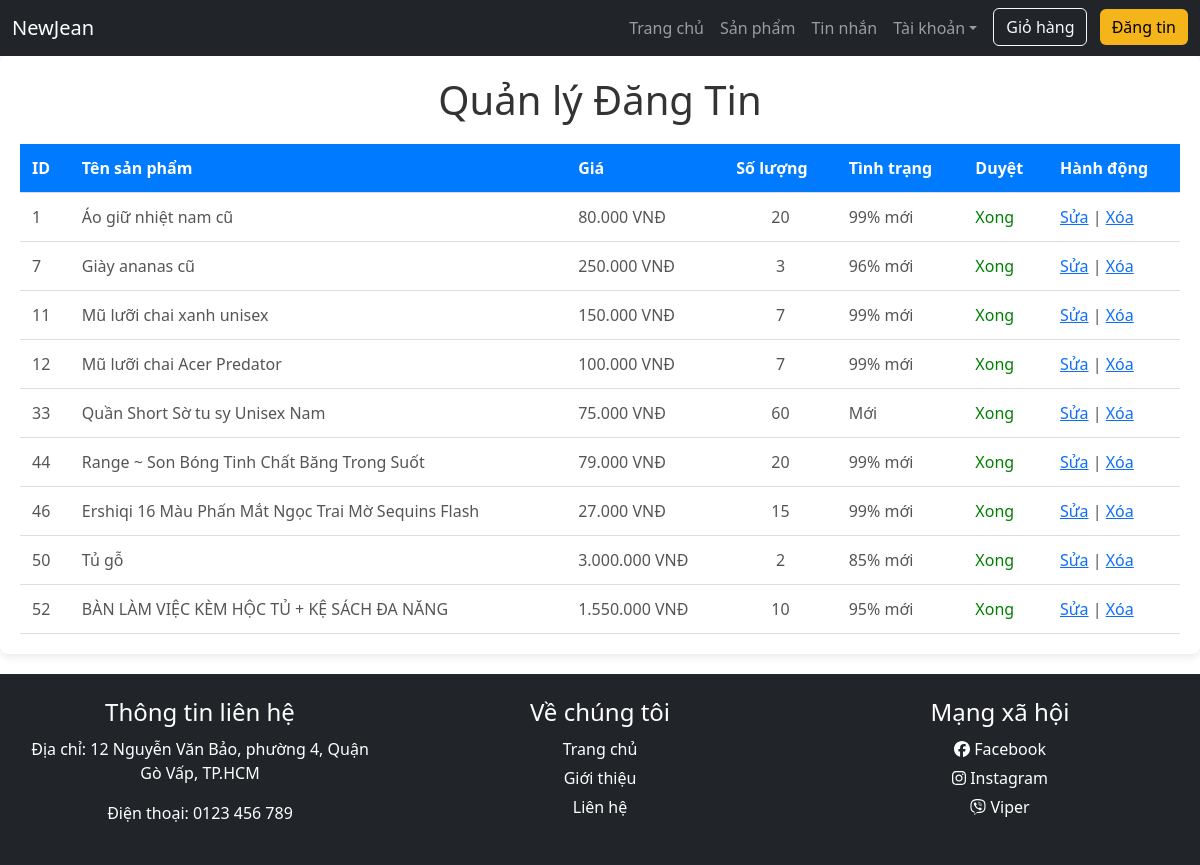
/dangtin/modules/quanlytin.php (signed in), run on the app's committed database.
### tables this page shows
CREATE TABLE `sanpham` (
  `MaSP` int(11) NOT NULL,
  `TenSP` char(50) NOT NULL,
  `MaLoaiSP` int(11) NOT NULL,
  `DonGia` double NOT NULL,
  `SoLuongTon` int(11) NOT NULL,
  `TinhTrang` varchar(50) NOT NULL,
  `MoTa` text NOT NULL,
  `HinhSP` varchar(255) NOT NULL,
  `MaNguoiDung` int(11) NOT NULL,
  `NgayThemSP` timestamp NOT NULL DEFAULT current_timestamp() ON UPDATE current_timestamp(),
  `isDeleted` tinyint(1) NOT NULL DEFAULT 0,
  `isConfirm` tinyint(1) NOT NULL DEFAULT 0
);

### dangtin/modules/quanlytin.php (the view, shortened to what this page needs)
<?php
$servername = "localhost";
$username = "root";
$password = "";
$dbname = "secondhandn";
$conn = new mysqli($servername, $username, $password, $dbname);
if ($_SESSION['role'] === '2') {
    $sql = "SELECT sp.*, nd.TenNguoiDung, nd.Email
            FROM sanpham sp
            LEFT JOIN nguoidung nd ON sp.MaNguoiDung = nd.MaNguoiDung
            WHERE sp.isDeleted = 0";
    $result = $conn->query($sql);
} else {
    $sql = "SELECT sp.*, nd.TenNguoiDung, nd.Email
            FROM sanpham sp
            LEFT JOIN nguoidung nd ON sp.MaNguoiDung = nd.MaNguoiDung
            WHERE sp.MaNguoiDung = ? AND sp.isDeleted = 0";
    $stmt = $conn->prepare($sql);
    $stmt->bind_param("s", $_SESSION['MaNguoiDung']);
    $stmt->execute();
    $result = $stmt->get_result();
}
?>
<!DOCTYPE html>
<html lang="vi">
<head>
    <link href="https://cdn.jsdelivr.net/npm/bootstrap@5.3.3/dist/css/bootstrap.min.css" rel="stylesheet">
    <link rel="stylesheet" href="../css/quanlytin.css">
</head>
<body>
    <nav class="navbar navbar-expand-lg navbar-dark bg-dark">
        <div class="container-fluid">
            <a class="navbar-brand" href="/bandocu1/index.php">NewJean</a>
            <div class="collapse navbar-collapse" id="navbarNav">
                <ul class="navbar-nav">
                    <li class="nav-item"><a class="nav-link" href="/bandocu1/index.php">Trang chủ</a></li>
                    <li class="nav-item"><a class="nav-link" href="/bandocu1/view/sanpham.php">Sản phẩm</a></li>
                    <li class="nav-item"><a class="nav-link" href="/bandocu1/tinnhan/tinnhan.php">Tin nhắn</a></li>
                    <li class="nav-item dropdown">
                        <a class="nav-link dropdown-toggle" href="#" id="accountDropdown" role="button"
                            data-bs-toggle="dropdown" aria-expanded="false">Tài khoản</a>
                    </li>
                    <div class="ms-2">
                        <a href="/bandocu1/view/giohang.php" class="btn btn-outline-light me-2">Giỏ hàng</a>
                        <a href="/bandocu1/dangtin/index.php" class="btn btn-warning">Đăng tin</a>
                    </div>
                </ul>
            </div>
        </div>
    </nav>
    <div class="main">
        <h1>Quản lý Đăng Tin</h1>
        <table>
            <thead>
                <tr>
                    <th>ID</th>
                    <th>Tên sản phẩm</th>
                    <th>Giá</th>
                    <th>Số lượng</th>
                    <th>Tình trạng</th>
                    <th>Duyệt</th>
                    <th>Hành động</th>
                </tr>
            </thead>
            <tbody>
                <?php while ($row = $result->fetch_assoc()): ?>
                    <tr>
                        <td><?php echo $row['MaSP']; ?></td>
                        <td><?php echo $row['TenSP']; ?></td>
                        <td><?php echo number_format($row['DonGia'], 0, ',', '.') . ' VNĐ'; ?></td>
                        <td style="text-align: center;">
    <?php
        if ($row['SoLuongTon'] <= 0) {
            echo '<span style="color: red;">Hết hàng</span>';
        } else {
            echo $row['SoLuongTon'];
        }
    ?>
</td>
                        <td><?php echo $row['TinhTrang']; ?></td>
                        <td>
                                <?php
                                if ($row['isConfirm'] == 0) {
                                    echo '<span style="color: orange;">Đang chờ</span>';
                                } elseif ($row['isConfirm'] == 1) {
                                    echo '<span style="color: green;">Xong</span>';
                                }
                                ?>
                            </td>
                        <td>
                            <a href="sua.php?id=<?php echo $row['MaSP']; ?>">Sửa</a> |
                            <a href="xoa.php?id=<?php echo $row['MaSP']; ?>"
                                onclick="return confirm('Bạn có chắc chắn muốn xóa?');">Xóa</a>
                        </td>
                    </tr>
                <?php endwhile; ?>
            </tbody>
        </table>
    </div>
    <footer class="bg-dark text-white text-center py-4">
        <div class="footer-container">
            <div class="footer-section">
                <h4>Thông tin liên hệ</h4>
                <p>Địa chỉ: 12 Nguyễn Văn Bảo, phường 4, Quận Gò Vấp, TP.HCM</p>
                <p>Điện thoại: 0123 456 789</p>
            </div>
            <div class="footer-section">
                <h4>Về chúng tôi</h4>
                <ul>
                    <li><a href="#">Trang chủ</a></li>
                    <li><a href="#">Giới thiệu</a></li>
                    <li><a href="#">Liên hệ</a></li>
                </ul>
            </div>
            <div class="footer-section">
                <h4>Mạng xã hội</h4>
                <ul>
                    <li><a href="#"><i class="fa-brands fa-facebook"></i>&nbsp;Facebook</a></li>
                    <li><a href="#"><i class="fa-brands fa-instagram"></i>&nbsp;Instagram</a></li>
                    <li><a href="#"><i class="fa-brands fa-viber"></i>&nbsp;Viper</a></li>
                </ul>
            </div>
        </div>
    </footer>
</body>
</html>

### dangtin/css/quanlytin.css (style rules this page uses)
.btn-warning { background-color: #f4b41a; border: none; }
.main { max-width: 1200px; margin: 0 auto; background-color: #fff; border-radius: 8px; box-shadow: 0 2px 10px rgba(0, 0, 0, 0.1); padding: 20px; }
h1 { text-align: center; color: #333; }
table { width: 100%; border-collapse: collapse; margin-top: 20px; }
th, td { padding: 12px; text-align: left; border-bottom: 1px solid #ddd; }
th { background-color: #007bff; color: #fff; }
td { color: #555; }
footer { background-color: #f88009; padding: 20px 0; color: black; margin-top: 20px; }
.footer-container { display: flex; justify-content: space-around; max-width: 1200px; margin: 0 auto; }
.footer-section { flex: 1; padding: 0 20px; }
.footer-section h4 { margin-bottom: 10px; }
.footer-section ul { list-style: none; padding: 0; }
.footer-section ul li { margin-bottom: 5px; }
.footer-section a { color: white; text-decoration: none; }

### data on the page
sanpham: MaSP "1", TenSP "Áo giữ nhiệt nam cũ", DonGia "80.000", SoLuongTon "20", TinhTrang "99% mới", isConfirm "Xong"
sanpham: MaSP "7", TenSP "Giày ananas cũ", DonGia "250.000", SoLuongTon "3", TinhTrang "96% mới", isConfirm "Xong"
sanpham: MaSP "11", TenSP "Mũ lưỡi chai xanh unisex", DonGia "150.000", SoLuongTon "7", TinhTrang "99% mới", isConfirm "Xong"
sanpham: MaSP "12", TenSP "Mũ lưỡi chai Acer Predator", DonGia "100.000", SoLuongTon "7", TinhTrang "99% mới", isConfirm "Xong"
sanpham: MaSP "33", TenSP "Quần Short Sờ tu sy Unisex Nam", DonGia "75.000", SoLuongTon "60", TinhTrang "Mới", isConfirm "Xong"
sanpham: MaSP "44", TenSP "Range ~ Son Bóng Tinh Chất Băng Trong Suốt", DonGia "79.000", SoLuongTon "20", TinhTrang "99% mới", isConfirm "Xong"
sanpham: MaSP "46", TenSP "Ershiqi 16 Màu Phấn Mắt Ngọc Trai Mờ Sequins Flash", DonGia "27.000", SoLuongTon "15", TinhTrang "99% mới", isConfirm "Xong"
sanpham: MaSP "50", TenSP "Tủ gỗ", DonGia "3.000.000", SoLuongTon "2", TinhTrang "85% mới", isConfirm "Xong"
sanpham: MaSP "52", TenSP "BÀN LÀM VIỆC KÈM HỘC TỦ + KỆ SÁCH ĐA NĂNG", DonGia "1.550.000", SoLuongTon "10", TinhTrang "95% mới", isConfirm "Xong"
